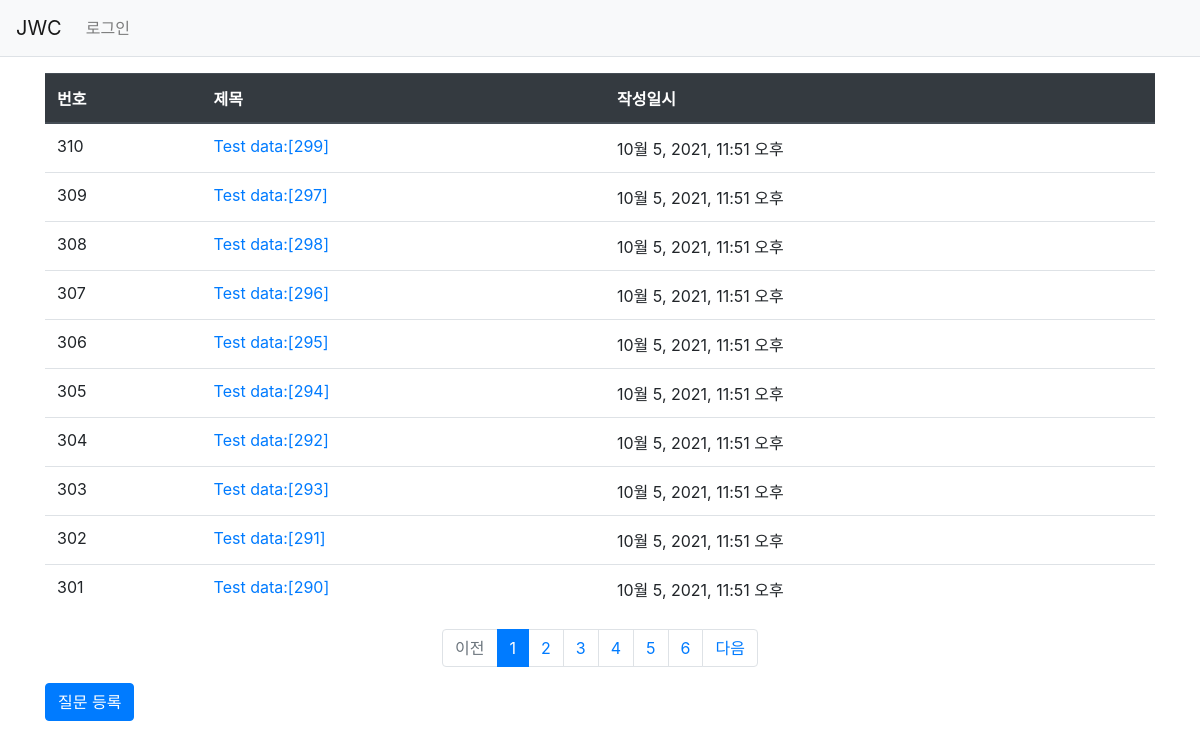
The page /jwc/ on the database as committed earlier.
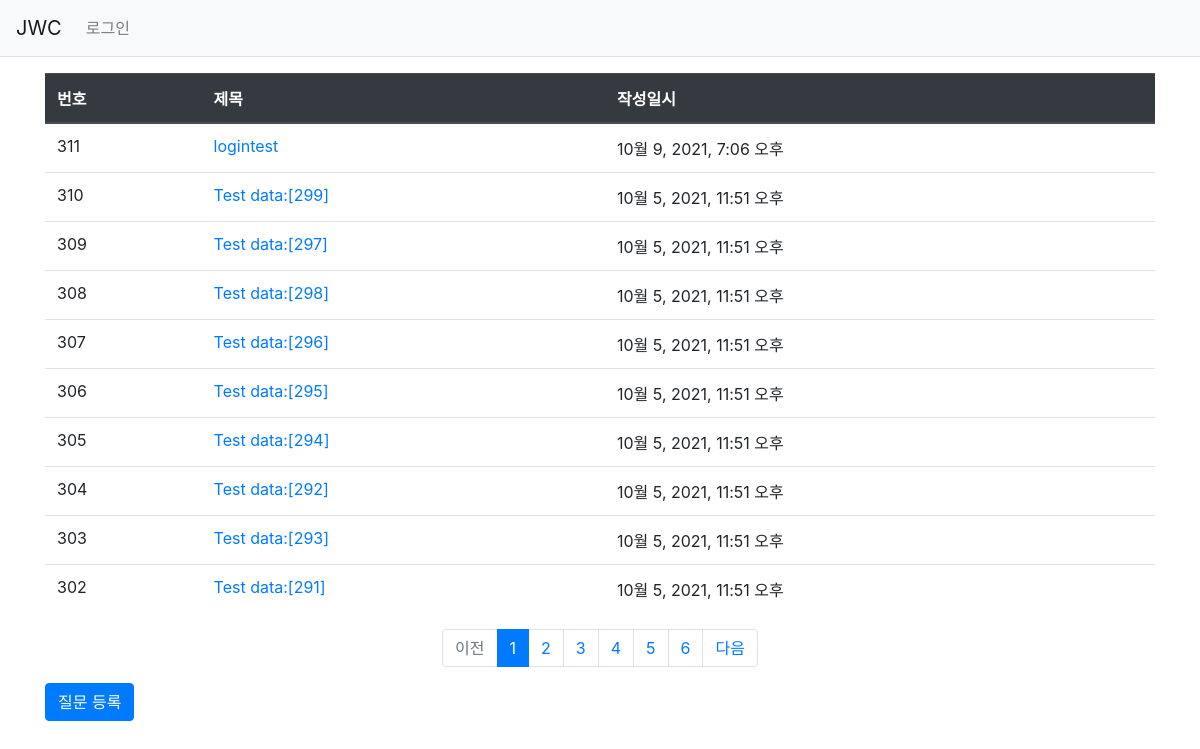
The same page on the database as committed later.
### jwc/models.py (models this page shows, shortened)
class Question(models.Model):
    subject = models.CharField(max_length=200)
    content = models.TextField()
    create_date = models.DateTimeField()

### jwc/views.py (the view)
# urls.py: path('', views.index, name='index'),
def index(request):
    page = request.GET.get('page','1')#페이지
    question_list = Q.objects.order_by('-create_date')
    paginator = Paginator(question_list,10) #페이지당 10개씩 보여주기
    page_obj = paginator.get_page(page) #페이지 객체 생성
    context = {'question_list':page_obj}
    return render(request, 'jwc/question_list.html',context)

### jwc/templatetags/jwc_filter.py (called while the page is built)
@register.filter
def sub(value,arg):
    return value-arg

### templates/jwc/question_list.html (shortened to what this page needs)
{% extends 'base.html' %}
{% load jwc_filter %}
{% block content %}
<div class="container my-3">
    <table class="table">
        <thead>
        <tr class="thead-dark">
            <th>번호</th>
            <th>제목</th>
            <th>작성일시</th>
        </tr>
        </thead>
        <tbody>
        {% if question_list %}
        {% for question in question_list %}
        <tr>
            <td>
                {{ question_list.paginator.count|sub:question_list.start_index|sub:forloop.counter0|add:1 }}
            </td>
            <td>
                <a href="{% url 'jwc:detail' question.id %}">{{ question.subject }}</a>
            </td>
            <td>{{ question.create_date }}</td>
        </tr>
        {% endfor %}
        {% else %}
        <tr>
            <td colspan="3">질문이 없습니다.</td>
        </tr>
        {% endif %}
        </tbody>
    </table>
    <ul class="pagination justify-content-center">
        {% if question_list.has_previous %}
        <li class ="page-item">
            <a class="page-link" href="?page={{ question_list.previous_page_number }}">이전</a>
        </li>
        {% else %}
        <li class = "page-item disabled">
            <a class = "page-link" tabindex="-1" aria-disabled="true" href="#">이전</a>
        </li>
        {% endif %}
        {% for page_number in question_list.paginator.page_range %}
        {% if page_number >= question_list.number|add:-5 and page_number <= question_list.number|add:5 %}
            {% if page_number == question_list.number %}
            <li class="page-item active" aria-current="page">
                <a class="page-link" href="?page={{ page_number }}">{{ page_number }}</a>
            </li>
            {% else %}
            <li class="page-item">
                <a class="page-link" href="?page={{ page_number }}">{{ page_number }}</a>
            </li>
            {% endif %}
        {% endif %}
        {% endfor %}
        {% if question_list.has_next %}
         <li class="page-item">
                <a class="page-link" href="?page={{ question_list.next_page_number }}">다음</a>
        </li>
        {% else %}
        <li class="page-item disabled">
            <a class="page-link" tabindex="-1" aria-disabled="true" href="#">다음</a>
        </li>
        {% endif %}
    </ul>
    <a href = "{% url 'jwc:question_create' %}" class="btn btn-primary">질문 등록</a>
</div>
{% endblock %}

Rows that differ between the two databases and show on the page:
no longer on this page (row unchanged): Question: paginator.count|sub "301", subject "Test data:[290]", create_date "10월 5, 2021, 11:51 오후"
added Question: paginator.count|sub "311", subject "logintest", create_date "10월 9, 2021, 7:06 오후"
